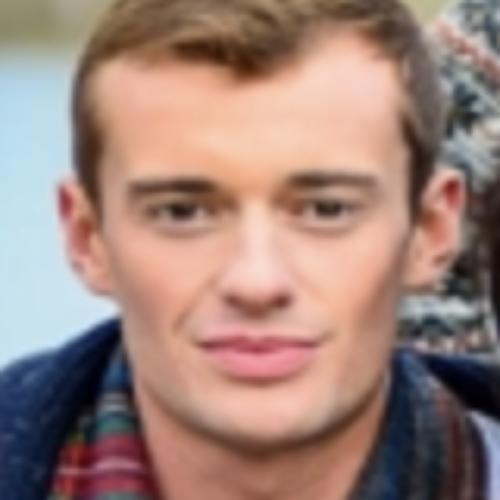
#> input picture FaceLandmarks/test.jpg, 500 x 500 px, given in place of the camera
$ python Detector_Video.py
#> lines starting #> are read from the running program, lines starting #| are printed output that depends on the picture
import cv2                  # Importing the opencv
import NameFind

# import the Haar cascades for face and eye ditection

face_cascade = cv2.CascadeClassifier('Haar/haarcascade_frontalcatface.xml')
eye_cascade = cv2.CascadeClassifier('Haar/haarcascade_eye.xml')

cap = cv2.VideoCapture(0)
WHITE = [255, 255, 255]
while True:
    ret, frame = cap.read()
#> frame is the input picture: shape (500, 500, 3); mean B, G, R 121.7, 130.3, 158.6
    gray = cv2.cvtColor(frame, cv2.COLOR_BGR2GRAY)                    # Convert the Camera to gray
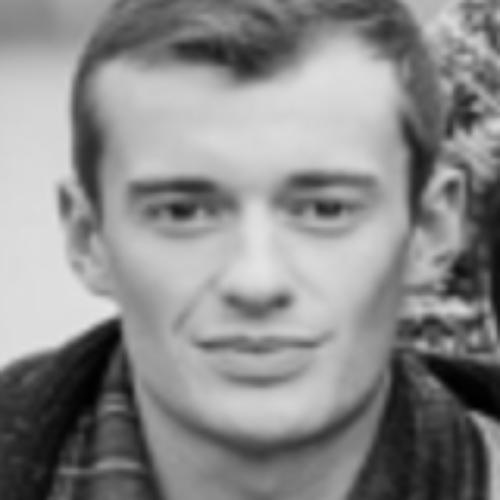
#> gray: shape (500, 500); min 0, max 229, mean 137.8
    faces = face_cascade.detectMultiScale(gray, 1.3, 5)             # Detect the faces and store the positions
#> faces = [[74, 69, 355, 355]]
    for (x, y, w, h) in faces:                                      # Frames  LOCATION X, Y  WIDTH, HEIGHT
        gray_face = cv2.resize((gray[y: y+h, x: x+w]), (110, 110))  # The Face is isolated and cropped
        eyes = eye_cascade.detectMultiScale(gray_face)
        for (ex, ey, ew, eh) in eyes:
#> (the run stopped early here; a loop or call above may not have finished)

$ run again, on FaceLandmarks/Dinesh.4.jpg
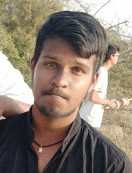
#> input picture FaceLandmarks/Dinesh.4.jpg, 132 x 173 px, given in place of the camera
#> frame is the input picture: shape (173, 132, 3); mean B, G, R 112.9, 125, 137.9
#> `gray = cv2.cvtColor(frame, cv2.COLOR_BGR2GRAY)`:
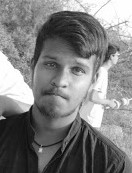
#> gray: shape (173, 132); min 2, max 255, mean 127.5
#> faces = ()

$ run again, on FaceLandmarks/group-photo.png
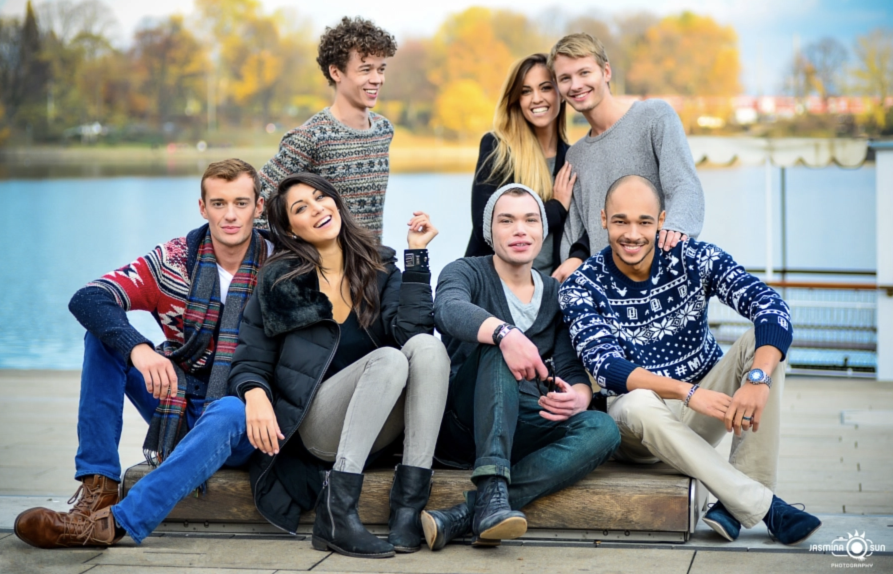
#> input picture FaceLandmarks/group-photo.png, 1786 x 1148 px, given in place of the camera (shown at 1/2 size)
#> frame is the input picture: shape (1148, 1786, 3); mean B, G, R 134.7, 137.9, 137
#> `gray = cv2.cvtColor(frame, cv2.COLOR_BGR2GRAY)`:
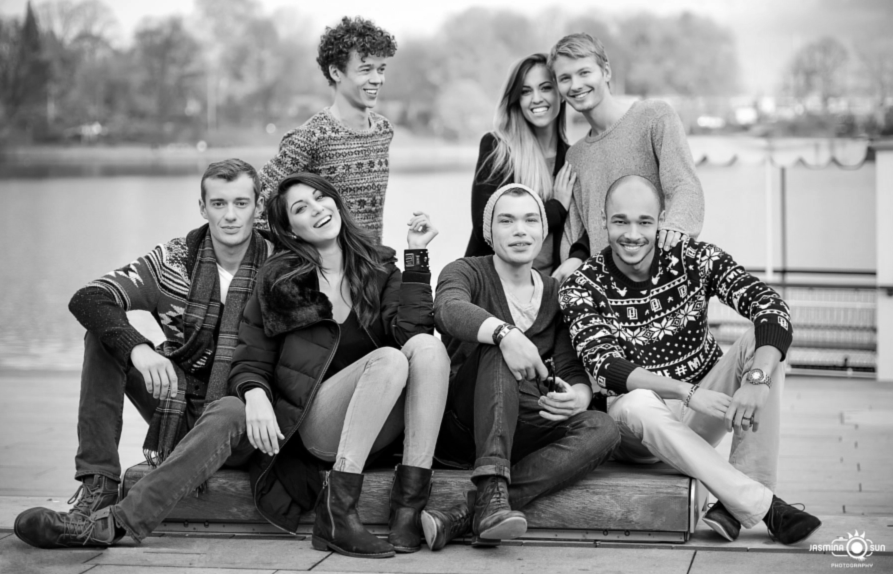
#> gray: shape (1148, 1786) (shown at 1/2 size); min 0, max 255, mean 137.3
#> faces = [[695, 98, 106, 106], [1028, 147, 90, 90], [403, 364, 115, 115], [978, 395, 124, 124], [1196, 388, 142, 142]]
